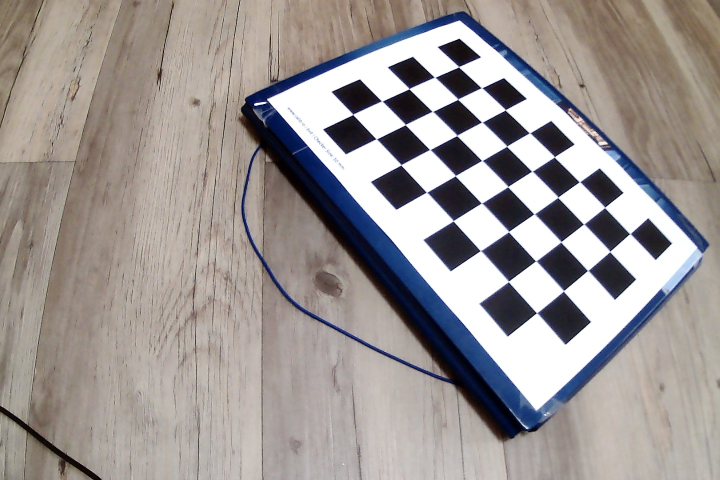
#> input picture docs/lab4-public/data/img01.jpg, 1440 x 960 px (shown at 1/2 size); its folder holds 5 pictures in this run
$ python calibration.py   (older library calls are emulated)
#> lines starting #> are read from the running program, lines starting #| are printed output that depends on the picture; after the words box and inside, x2 and y2 are one past the last pixel; in counts of white or black regions, pixels touching at a corner belong together
from PIL import Image
import cv2
import numpy as np
import random

def show_img(img, name=""):
    cv2.imshow(name, img)
    cv2.waitKey()  # waits for a key press; cv2.waitKey(1) waits only 1 ms
    cv2.destroyAllWindows()

def coordinates(point):
    return [int(i) for i in tuple(point.ravel())]

def draw(img, corners, imgpts):
    # WARNING: OpenCV uses BGR color space
    corner = coordinates(corners[0].ravel())
    img = cv2.line(img, corner, coordinates(imgpts[0]), (0,0,255), 5)
    img = cv2.line(img, corner, coordinates(imgpts[1]), (0,255,0), 5)
    img = cv2.line(img, corner, coordinates(imgpts[2]), (255,0,0), 5)
    return img

#  not_important, R, t = solvePnP_with_RANSAC(marker_points, corners2, newcameramtx, 0, False, cv2.SOLVEPNP_IPPE)
def solvePnP_with_RANSAC(objpoints, imgpoints, camera_matrix, threshold):
    bestCount = 0
    for k in range(10000):
        sample_idx = np.random.choice(len(objpoints), 6, replace=False)
        success, rvec, tvec = cv2.solvePnP(objpoints[sample_idx], imgpoints[sample_idx], camera_matrix, 0, False, cv2.SOLVEPNP_IPPE)
        if not success:
            continue

        projected, _ = cv2.projectPoints(
            objpoints, rvec, tvec, camera_matrix, None
        )
        errors = np.linalg.norm(
            projected.reshape(-1, 2) - imgpoints, axis=1
        )
        inliers = np.flatnonzero(errors < threshold)

        if len(inliers) > bestCount:
            bestCount = len(inliers)
            print(inliers)
            if len(inliers)>=6:
                bestFit = cv2.solvePnP(objpoints[inliers], imgpoints[inliers], camera_matrix, 0, False, cv2.SOLVEPNP_IPPE)
            else:
                bestFit = (success, rvec, tvec)
    print("ransac:", bestCount)
    return bestFit

## termination criteria
criteria = (cv2.TERM_CRITERIA_EPS + cv2.TERM_CRITERIA_MAX_ITER, 30, 0.001)

## prepare object points, like (0,0,0), (1,0,0), (2,0,0) ....,(6,5,0)
objp = np.zeros((5*8,3), np.float32)
objp[:,:2] = np.mgrid[0:8,0:5].T.reshape(-1,2)

objp *= 30

## Arrays to store object points and image points from all the images.
objpoints = [] # 3d point in real world space
imgpoints = [] # 2d points in image plane.

for i in range(1, 18):
    filename = f"img{i:02d}.jpg"
    print(filename)
    img = cv2.imread("data/"+filename)
#> img is the input picture: shape (960, 1440, 3); mean B, G, R 149.4, 151.2, 157.6
    #  show_img(img, "original")

    gray = cv2.cvtColor(img, cv2.COLOR_BGR2GRAY)
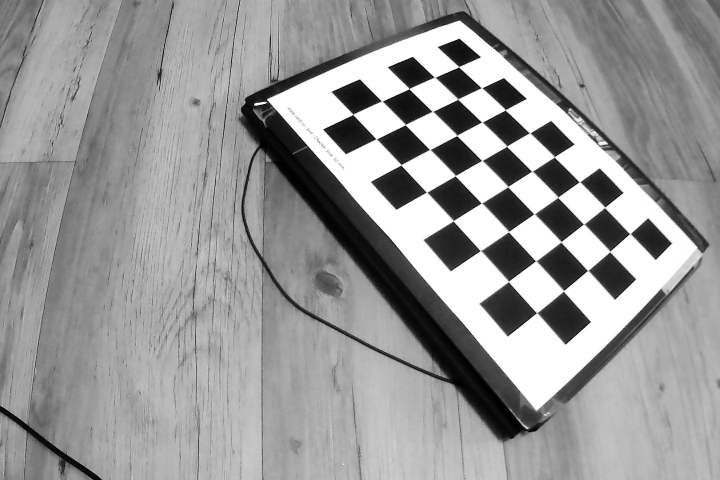
#> gray: shape (960, 1440) (shown at 1/2 size); min 0, max 255, mean 152.9

    #  show_img(gray, "gray")


    # Find the chess board corners
    ret, corners = cv2.findChessboardCorners(gray, (8,5), None)
#> ret = True; corners = 40 rows, first 8: [917.4, 134.4], [962.2, 176.3], [1010.6, 220.8], [1058.3, 266.4], [1108.4, 315.2], [1157.9, 364.3], [1209.5, 416.4], [1261.7, 467.5]

    # If found, add object points, image points (after refining them)
    if ret == True:
        objpoints.append(objp)

        corners2 = cv2.cornerSubPix(gray,corners, (11,11), (-1,-1), criteria)
#> corners2 = 40 rows, first 8: [917.6, 134.1], [963.6, 176.2], [1010.9, 220.3], [1059.5, 266.4], [1109, 314.2], [1159, 364], [1209.7, 415.3], [1260, 467.8]
        imgpoints.append(corners2)

        # Draw and display the corners
        cv2.drawChessboardCorners(img, (8,5), corners2, ret)
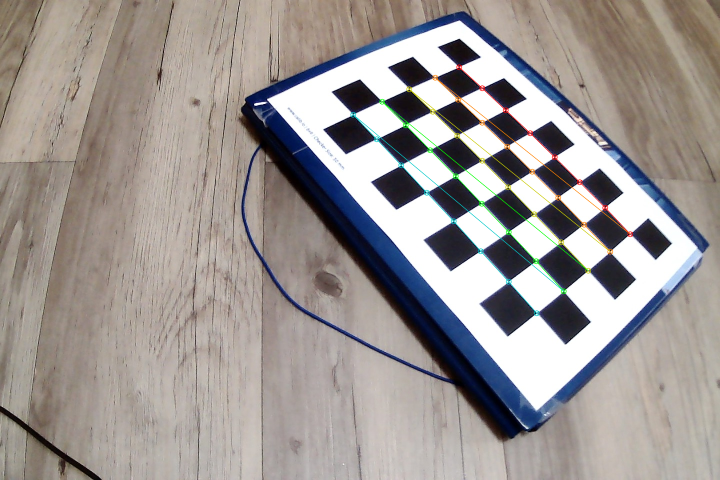
#> img: shape (960, 1440, 3) (shown at 1/2 size); 1% of pixels changed, all inside (x1, y1, x2, y2) = (700, 128, 1267, 633)

        #  show_img(img, filename)

        cv2.imwrite("out/"+filename, img)
#> pass 2 of the loop `for i in range(1, 18):`:
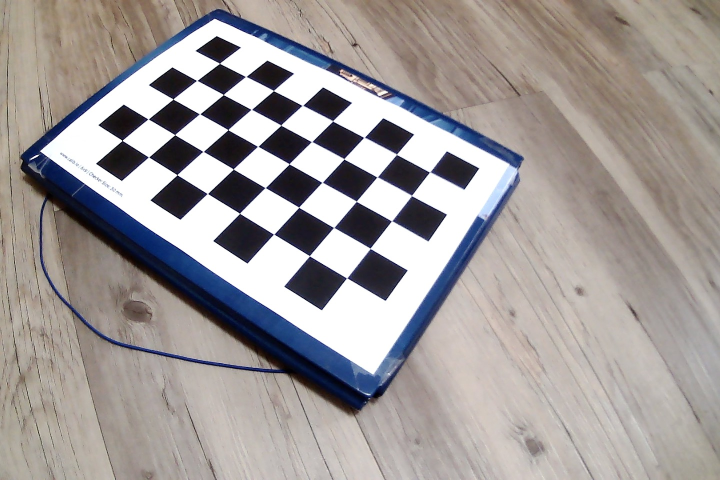
#> input picture docs/lab4-public/data/img02.jpg, 1440 x 960 px (shown at 1/2 size)
#> img is the input picture: shape (960, 1440, 3); mean B, G, R 154, 155.1, 160.8
#> `gray = cv2.cvtColor(img, cv2.COLOR_BGR2GRAY)`:
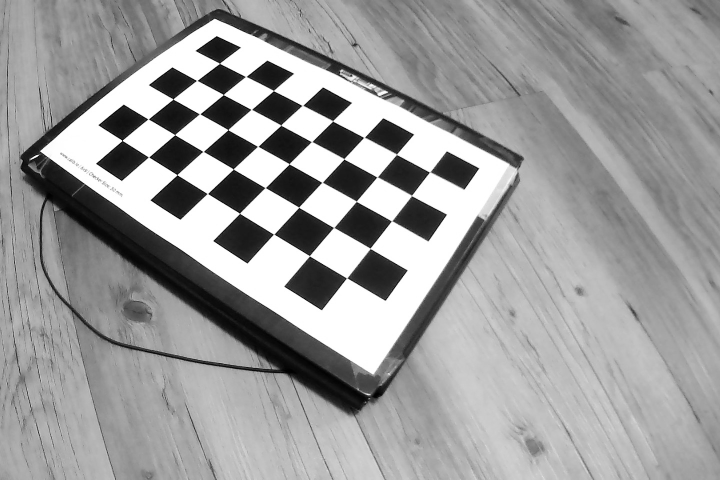
#> gray: shape (960, 1440) (shown at 1/2 size); min 0, max 255, mean 156.7
#> corners = 40 rows, first 8: [439.5, 127.2], [491.9, 153.6], [547.5, 182], [605.1, 211.4], [665.7, 242.2], [727.4, 275.4], [793.4, 309.7], [858.9, 344.8]
#> corners2 = 40 rows, first 8: [439.5, 127], [491.8, 153.6], [547.4, 181.6], [605.2, 211.4], [665.8, 242.3], [728.4, 275.3], [793.4, 309.1], [859.7, 344.6]
#> `cv2.drawChessboardCorners(img, (8,5), corners2, ret)`:
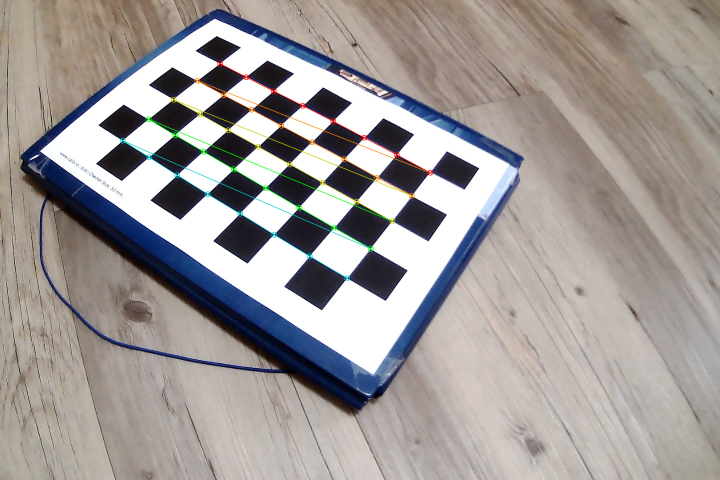
#> img: shape (960, 1440, 3) (shown at 1/2 size); 1.13% of pixels changed, all inside (x1, y1, x2, y2) = (239, 121, 867, 563)
#> pass 3 of the loop `for i in range(1, 18):`:
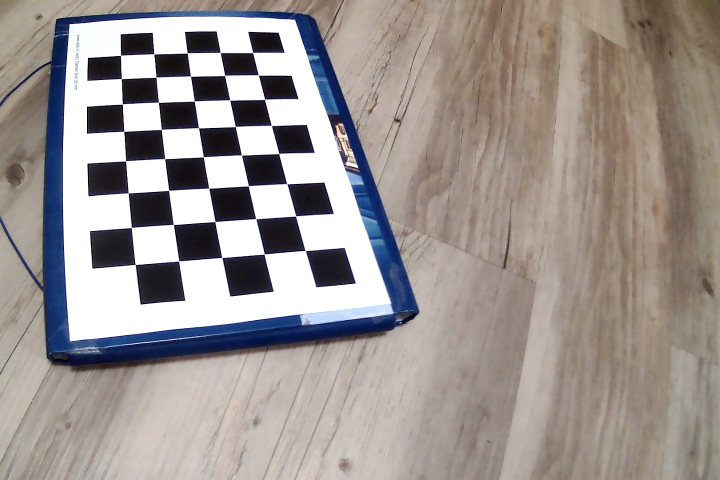
#> input picture docs/lab4-public/data/img03.jpg, 1440 x 960 px (shown at 1/2 size)
#> img is the input picture: shape (960, 1440, 3); mean B, G, R 146.5, 149.5, 157.1
#> `gray = cv2.cvtColor(img, cv2.COLOR_BGR2GRAY)`:
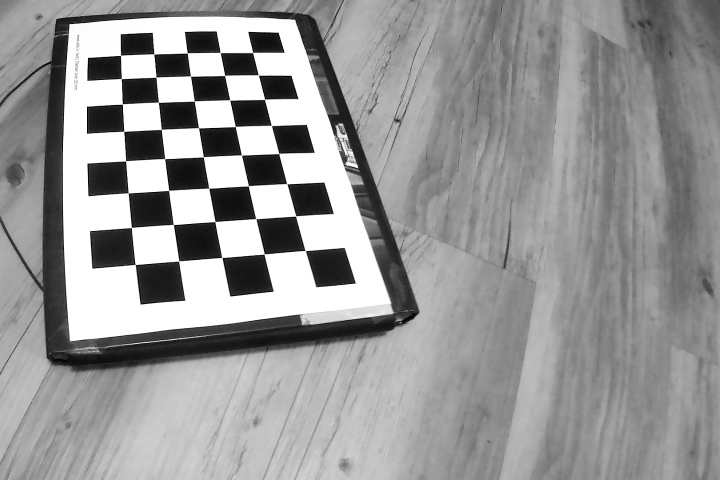
#> gray: shape (960, 1440) (shown at 1/2 size); min 0, max 255, mean 151.4
#> corners = 40 rows, first 8: [505.9, 105.5], [516.9, 150.4], [529.5, 199.4], [543.2, 251.5], [557.8, 307.5], [574.5, 368.3], [591.7, 432.6], [610.5, 501.3]
#> corners2 = 40 rows, first 8: [505.8, 105.5], [517.1, 150.6], [529.6, 199.1], [543.2, 251.4], [557.9, 307.4], [574.1, 368], [591.8, 432.4], [610.8, 501.6]
#> `cv2.drawChessboardCorners(img, (8,5), corners2, ret)`:
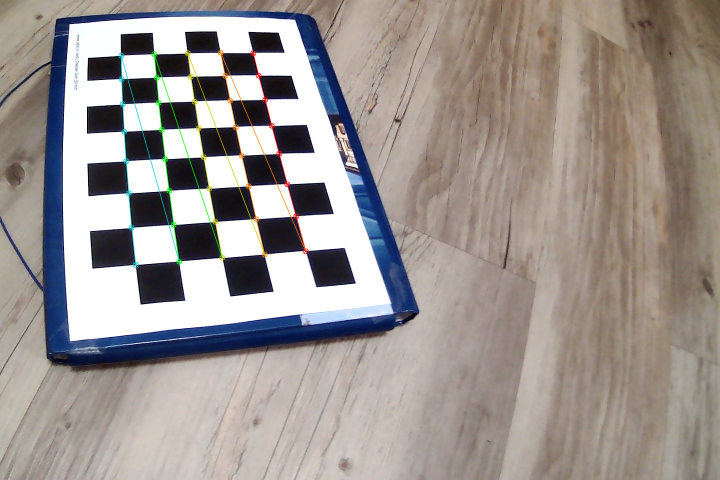
#> img: shape (960, 1440, 3) (shown at 1/2 size); 1.04% of pixels changed, all inside (x1, y1, x2, y2) = (236, 99, 618, 536)
#> (the run stopped early here; a loop or call above may not have finished)
